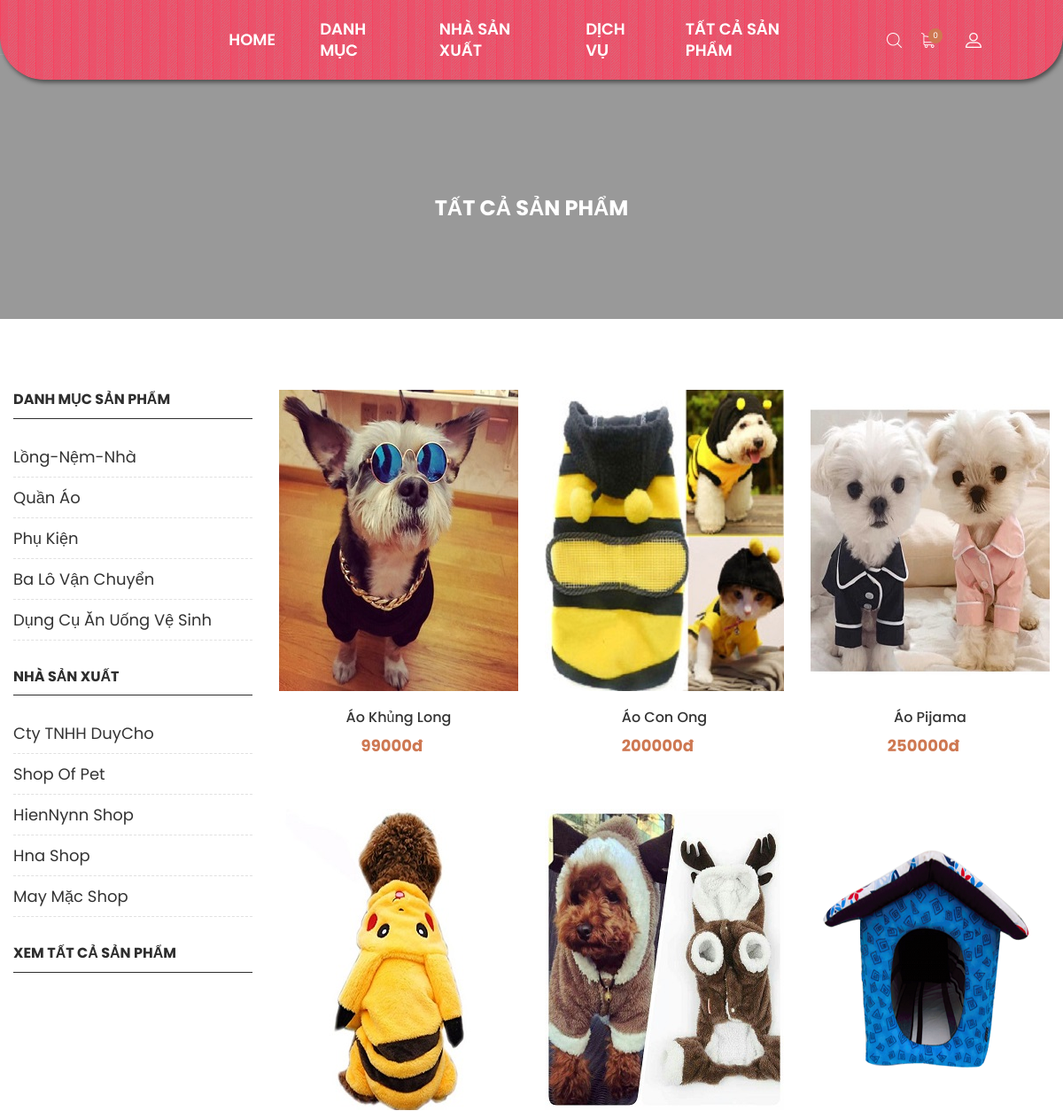
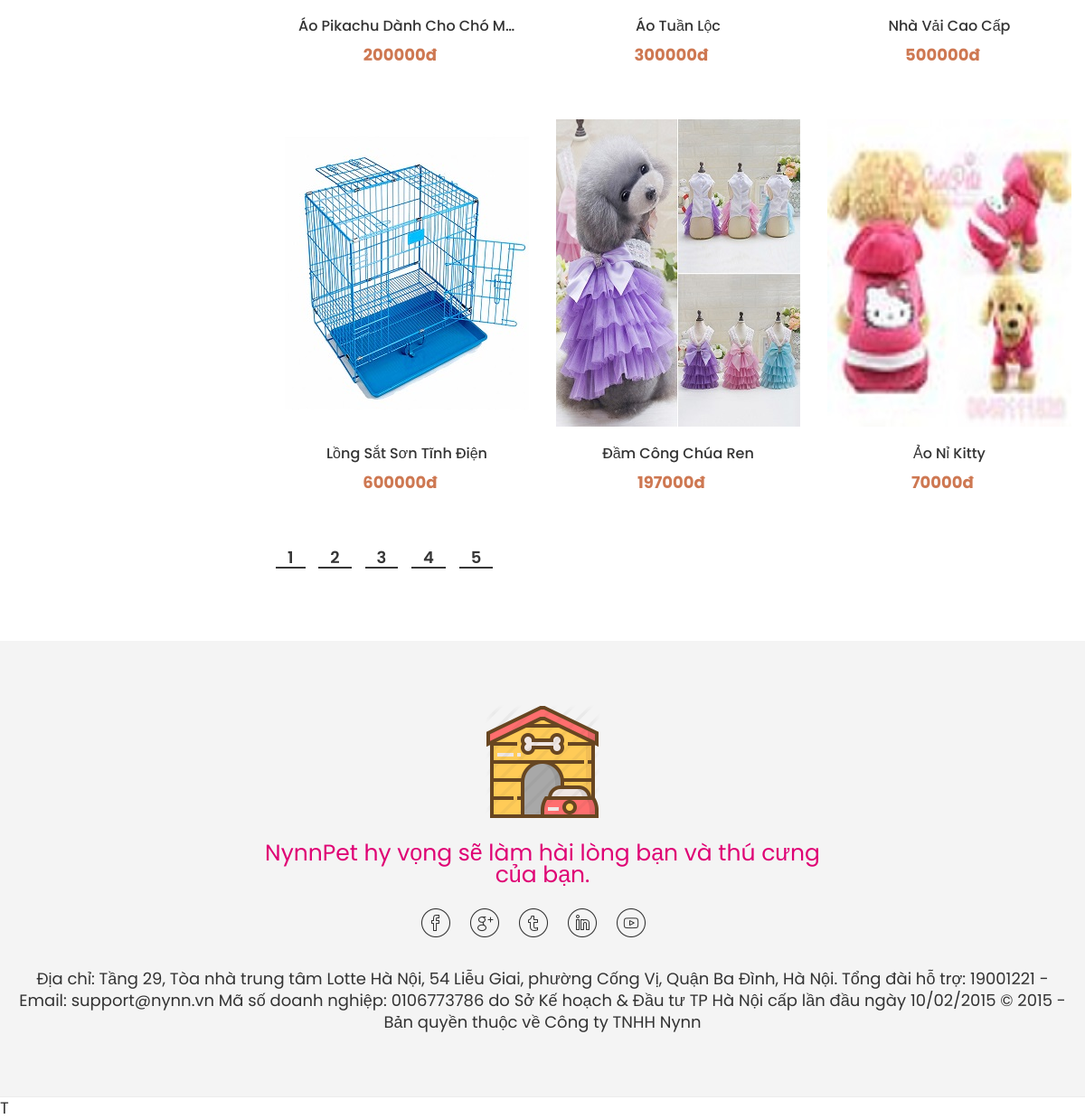
The app's page /tatca.php (signed in) with its own data (2 pictures, top to bottom).
### tables this page shows
CREATE TABLE IF NOT EXISTS `sanpham` (
  `ID` int(11) NOT NULL AUTO_INCREMENT,
  `TenSP` varchar(255) DEFAULT NULL,
  `LoaiSP` int(255) DEFAULT NULL,
  `MoTa` text,
  `NgayTao` date DEFAULT NULL,
  `SoLuong` int(11) DEFAULT NULL,
  `HinhAnh` varchar(50) DEFAULT NULL,
  `XuatXu` varchar(50) DEFAULT NULL,
  `MaNSX` int(11) DEFAULT NULL,
  `Gia` float DEFAULT NULL,
  `LuotXem` int(10) UNSIGNED ZEROFILL DEFAULT '0000000000',
  `TinhTrang` varchar(0) DEFAULT NULL,
  PRIMARY KEY (`ID`) USING BTREE,
  KEY `MaNSX` (`MaNSX`) USING BTREE,
  KEY `LoaiSP` (`LoaiSP`) USING BTREE
);

### config.php (called while the page is built, shortened)
<?php
function load($sql) {
	$cn = new mysqli(HOST, UID, PWD, DB);
	$cn->query("set names 'utf8'");
    $rs = $cn->query($sql);
	return $rs;
}

### tatca.php (the view, shortened to what this page needs)
<?php
include_once("header.php");
 $rowperpage=9;
   $curpage=1;
   $offset=($curpage-1)*$rowperpage;
$top10LastPros = "select * from sanpham  LIMIT $offset, $rowperpage";
$rs = load($top10LastPros);
?>
        <div class="page-shop-sidebar left--sidebar bg--white section-padding--lg"  style="background-color: white;">
        	<div class="container">
        		<div class="row">
        			<div class="col-lg-3 col-12 order-2 order-lg-1 md-mt-40 sm-mt-40">
        				<div class="shop__sidebar" >
        							<aside class="wedget__categories poroduct--cat">
        						<a href=" allloai.php" ><h3 class="wedget__title">Danh mục sản phẩm</h3></a>
        						<ul>
        							<li><a href="cacdanhmuc.php?ID=1">Lồng-Nệm-Nhà </a></li>
											<li><a href="cacdanhmuc.php?ID=2">Quần Áo </a></li>
											<li><a href="cacdanhmuc.php?ID=3">Phụ kiện </a></li>
											<li><a href="cacdanhmuc.php?ID=4">Ba lô vận chuyển </a></li>
											<li><a href="cacdanhmuc.php?ID=5">Dụng cụ ăn uống vệ sinh </a></li>
        						</ul>
        					</aside>
        					<aside class="wedget__categories poroduct--cat">
        						<a href=" allnsx.php" ><h3 class="wedget__title">Nhà sản xuất</h3></a>
        						<ul>
        							       <li><a href="cacnsx.php?ID=1">Cty TNHH DuyCho </a></li>
											<li><a href="cacnsx.php?ID=2">Shop of Pet </a></li>
											<li><a href="cacnsx.php?ID=3">HienNynn Shop </a></li>
											<li><a href="cacnsx.php?ID=4">Hna Shop </a></li>
											<li><a href="cacnsx.php?ID=5">May Mặc Shop </a></li>
        						</ul>
        					</aside>
        					<aside class="wedget__categories poroduct--cat">
        						<a href=" tatca.php"> <h3 class="wedget__title">Xem tất cả sản phẩm </h3></a>
        					</aside>
        				</div>
        			</div>
        			<div class="col-lg-9 col-12 order-1 order-lg-2">
        				<div class="tab__container">
	        				<div class="shop-grid tab-pane fade show active" id="nav-grid" role="tabpanel">
	        					<div class="row">
									<?php 	while($data = $rs->fetch_object())
									 {
				        			?>
		        					<div class="product product__style--3 col-lg-4 col-md-4 col-sm-6 col-12">
									<form method="post" action="">
							<div class="product__thumb">
								<a class="first__img" href="product_detail.php?id=<?php echo $data->ID; ?>"><img src="<?php echo $data->HinhAnh; ?>" alt="product image"></a>
							</div>
							<div class="product__content content--center">
								<h4><a href="product_detail.php?id=<?php echo $data->ID; ?>"><?php echo $data->TenSP; ?></a></h4>
								<ul class="prize d-flex">
									<li><?php echo $data->Gia; ?>đ</li>
								</ul>
							</div>
						</form>
		        					</div>
		        				<?php  }
        		        				 $sql="select count(*) from sanpham";
	$rs=load($sql);
	$row = mysqli_fetch_array($rs);
	  $number_of_rows=$row[0];
	  $number_of_pages=ceil($number_of_rows/$rowperpage);
	  ?>
	  <center>
	   <ul class="wn__pagination" >
	    <?php
	    for($page=1;$page<=$number_of_pages;$page++)
		{
			?>
			 <li class="active"> <?php echo "<a href='tatca.php?page=".$page."'>".$page."</a>"; ?></li>
			<?php
		}
        ?>
    </ul>
    </center>
	        					</div>
	        				</div>
        				</div>
        			</div>
        		</div>
        	</div>
        </div>
<?php include_once("footer.php"); ?>

### records on screen
sanpham: HinhAnh (picture), TenSP "Áo Khủng Long", Gia "99000"
sanpham: HinhAnh (picture), TenSP "Áo Con Ong", Gia "200000"
sanpham: HinhAnh (picture), TenSP "Áo Pijama", Gia "250000"
sanpham: HinhAnh (picture), TenSP "Áo Pikachu Dành Cho Chó M…", Gia "200000"
sanpham: HinhAnh (picture), TenSP "Áo Tuần Lộc", Gia "300000"
sanpham: HinhAnh (picture), TenSP "Nhà Vải Cao Cấp", Gia "500000"
sanpham: HinhAnh (picture), TenSP "Lồng Sắt Sơn Tĩnh Điện", Gia "600000"
sanpham: HinhAnh (picture), TenSP "Đầm Công Chúa Ren", Gia "197000"
sanpham: HinhAnh (picture), TenSP "Ảo Nỉ Kitty", Gia "70000"

### other values on screen
$dataSqlItem->TongSoSP "0"
$current_title "TẤT CẢ SẢN PHẨM"
